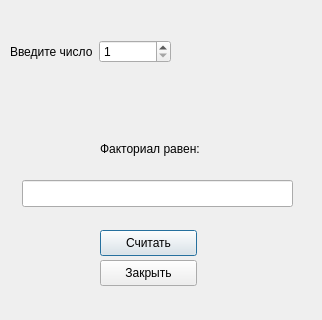
<?xml version="1.0" encoding="UTF-8"?>
<ui version="4.0">
 <class>FactDialog</class>
 <widget class="QDialog" name="FactDialog">
  <property name="geometry">
   <rect>
    <x>0</x>
    <y>0</y>
    <width>322</width>
    <height>320</height>
   </rect>
  </property>
  <property name="windowTitle">
   <string>Вычисление факториала</string>
  </property>
  <widget class="QPushButton" name="btnCalc">
   <property name="geometry">
    <rect>
     <x>100</x>
     <y>230</y>
     <width>97</width>
     <height>26</height>
    </rect>
   </property>
   <property name="text">
    <string>Считать</string>
   </property>
  </widget>
  <widget class="QPushButton" name="btnClose">
   <property name="geometry">
    <rect>
     <x>100</x>
     <y>260</y>
     <width>97</width>
     <height>26</height>
    </rect>
   </property>
   <property name="text">
    <string>Закрыть</string>
   </property>
  </widget>
  <widget class="QLabel" name="label_2">
   <property name="geometry">
    <rect>
     <x>100</x>
     <y>140</y>
     <width>131</width>
     <height>17</height>
    </rect>
   </property>
   <property name="text">
    <string>Факториал равен:</string>
   </property>
  </widget>
  <widget class="QWidget" name="layoutWidget">
   <property name="geometry">
    <rect>
     <x>10</x>
     <y>40</y>
     <width>161</width>
     <height>29</height>
    </rect>
   </property>
   <layout class="QFormLayout" name="formLayout">
    <item row="0" column="0">
     <widget class="QLabel" name="label">
      <property name="text">
       <string>Введите число</string>
      </property>
     </widget>
    </item>
    <item row="0" column="1">
     <widget class="QSpinBox" name="spinBox">
      <property name="minimum">
       <number>1</number>
      </property>
      <property name="maximum">
       <number>20</number>
      </property>
     </widget>
    </item>
   </layout>
  </widget>
  <widget class="QLineEdit" name="resultLE">
   <property name="geometry">
    <rect>
     <x>22</x>
     <y>180</y>
     <width>271</width>
     <height>27</height>
    </rect>
   </property>
   <property name="font">
    <font>
     <weight>75</weight>
     <bold>true</bold>
    </font>
   </property>
   <property name="maxLength">
    <number>1000000000</number>
   </property>
   <property name="echoMode">
    <enum>QLineEdit::Normal</enum>
   </property>
   <property name="readOnly">
    <bool>true</bool>
   </property>
  </widget>
 </widget>
 <resources/>
 <connections/>
</ui>
